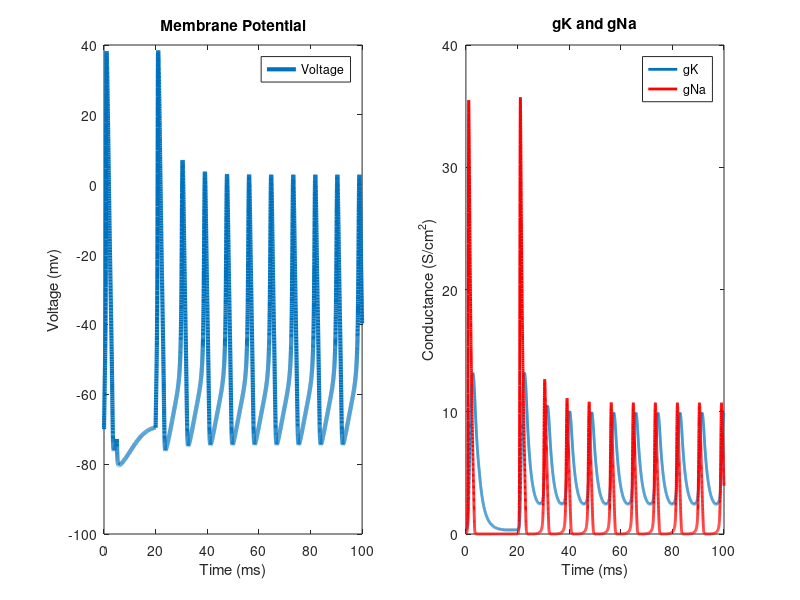

Source code (MATLAB):
%Timecourse - Simulation time with timesteps 
simulT = 100; %miliseconds
dT = .01;
t= 0:dT:simulT;

ChangeTimes = [0] ; 
CurrentValues = [50] ; 

I(1:500) = CurrentValues; 
I(501:2000) = 0;
I(2001: length(t)) = CurrentValues;

%Parameter Constants
gbar_K = 36;
gbar_Na = 120;
gbar_L = 0.3;
E_K = -12;
E_Na = 115;
E_L = 10.6;
C_m = 1;

%Initial Condition & Gating Variables  
V_m = 0;
alpha_m = 0.1 * ( (25-V_m) / (exp((25-V_m)/10)-1) ); 
beta_m = 4 * exp(-V_m/18);
alpha_n = 0.01 * ( (10-V_m) / (exp((10-V_m)/10)-1) );
beta_n = 0.125 * exp(-V_m/80) ;
alpha_h = 0.07 * exp(-V_m/20) ; 
beta_h = 1/ (exp((30-V_m)/10) +1);

m(1) = alpha_m / (alpha_m + beta_m);
n(1) = alpha_n / (alpha_n + beta_n);
h(1) = alpha_h / (alpha_h + beta_h);

for i = 1:numel(t)-1
    
    %Gating variables at each timestep
    alpha_m(i) = 0.1 * ( (25-V_m(i)) / (exp((25-V_m(i))/10)-1) ); 
    beta_m(i) = 4 * exp(-V_m(i)/18);
    alpha_n(i) = 0.01 * ( (10-V_m(i)) / (exp((10-V_m(i))/10)-1) );
    beta_n(i) = 0.125 * exp(-V_m(i)/80) ;
    alpha_h(i) = 0.07 * exp(-V_m(i)/20) ; 
    beta_h(i) = 1/ (exp((30-V_m(i))/10) +1);
    
    %Currents
    I_Na = (m(i)^3 * gbar_Na * h(i) * (V_m(i) - E_Na));
    I_K = (n(i)^4 * gbar_K * (V_m(i) - E_K));
    I_L = gbar_L * (V_m(i) - E_L);
    I_ion = I(i) - I_K - I_Na - I_L;
    
    %First order approximation using Euler's Method
    V_m(i+1) = V_m(i) + dT * I_ion/C_m;
    n(i+1) = n(i) + dT * (alpha_n(i) * (1-n(i)) - beta_n(i) * n(i));
    m(i+1) = m(i) + dT * (alpha_m(i) * (1-m(i)) - beta_m(i) * m(i));
    h(i+1) = h(i) + dT * (alpha_h(i) * (1-h(i)) - beta_h(i) * h(i));
    
    
end

V_m = V_m - 70;

%Plot Membrane Potential.
subplot(1, 2, 1)
plot (t, V_m, 'LineWidth', 3) 
hold on
legend ({'Voltage'})
xlabel('Time (ms)')
ylabel('Voltage (mv)')
title('Membrane Potential')

%Plot Conductances.
subplot(1, 2, 2)
P1 = plot(t,gbar_K * n.^4, 'Linewidth', 2 );
hold on 
P2 = plot(t, gbar_Na * (m.^3).*h, 'r', 'LineWidth', 2);
legend([P1,P2], 'gK', 'gNa')
xlabel('Time (ms)')
ylabel('Conductance (S/cm^2)')
title ('gK and gNa')

